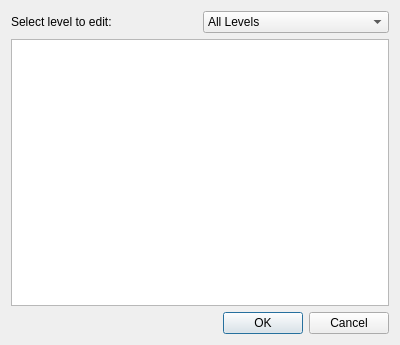
<?xml version="1.0" encoding="UTF-8"?>
<ui version="4.0">
 <class>EditLevelDialog</class>
 <widget class="QDialog" name="EditLevelDialog">
  <property name="geometry">
   <rect>
    <x>0</x>
    <y>0</y>
    <width>400</width>
    <height>345</height>
   </rect>
  </property>
  <property name="windowTitle">
   <string>Select level to edit...</string>
  </property>
  <property name="locale">
   <locale language="English" country="UnitedStates"/>
  </property>
  <layout class="QVBoxLayout" name="verticalLayout">
   <item>
    <layout class="QHBoxLayout" name="horizontalLayout">
     <item>
      <widget class="QLabel" name="label">
       <property name="text">
        <string>Select level to edit:</string>
       </property>
      </widget>
     </item>
     <item>
      <widget class="QComboBox" name="comboBox">
       <item>
        <property name="text">
         <string>All Levels</string>
        </property>
       </item>
       <item>
        <property name="text">
         <string>Customizable Levels Only</string>
        </property>
       </item>
       <item>
        <property name="text">
         <string>Original Levels Only</string>
        </property>
       </item>
      </widget>
     </item>
    </layout>
   </item>
   <item>
    <widget class="QListWidget" name="levelList"/>
   </item>
   <item>
    <widget class="QDialogButtonBox" name="buttonBox">
     <property name="orientation">
      <enum>Qt::Horizontal</enum>
     </property>
     <property name="standardButtons">
      <set>QDialogButtonBox::Cancel|QDialogButtonBox::Ok</set>
     </property>
    </widget>
   </item>
  </layout>
 </widget>
 <resources/>
 <connections>
  <connection>
   <sender>buttonBox</sender>
   <signal>accepted()</signal>
   <receiver>EditLevelDialog</receiver>
   <slot>accept()</slot>
   <hints>
    <hint type="sourcelabel">
     <x>248</x>
     <y>254</y>
    </hint>
    <hint type="destinationlabel">
     <x>157</x>
     <y>274</y>
    </hint>
   </hints>
  </connection>
  <connection>
   <sender>buttonBox</sender>
   <signal>rejected()</signal>
   <receiver>EditLevelDialog</receiver>
   <slot>reject()</slot>
   <hints>
    <hint type="sourcelabel">
     <x>316</x>
     <y>260</y>
    </hint>
    <hint type="destinationlabel">
     <x>286</x>
     <y>274</y>
    </hint>
   </hints>
  </connection>
  <connection>
   <sender>levelList</sender>
   <signal>itemDoubleClicked(QListWidgetItem*)</signal>
   <receiver>EditLevelDialog</receiver>
   <slot>accept()</slot>
   <hints>
    <hint type="sourcelabel">
     <x>106</x>
     <y>154</y>
    </hint>
    <hint type="destinationlabel">
     <x>61</x>
     <y>277</y>
    </hint>
   </hints>
  </connection>
  <connection>
   <sender>comboBox</sender>
   <signal>currentIndexChanged(int)</signal>
   <receiver>EditLevelDialog</receiver>
   <slot>comboSelectionChanged(int)</slot>
   <hints>
    <hint type="sourcelabel">
     <x>296</x>
     <y>19</y>
    </hint>
    <hint type="destinationlabel">
     <x>199</x>
     <y>172</y>
    </hint>
   </hints>
  </connection>
 </connections>
 <slots>
  <slot>comboSelectionChanged(int)</slot>
 </slots>
</ui>
